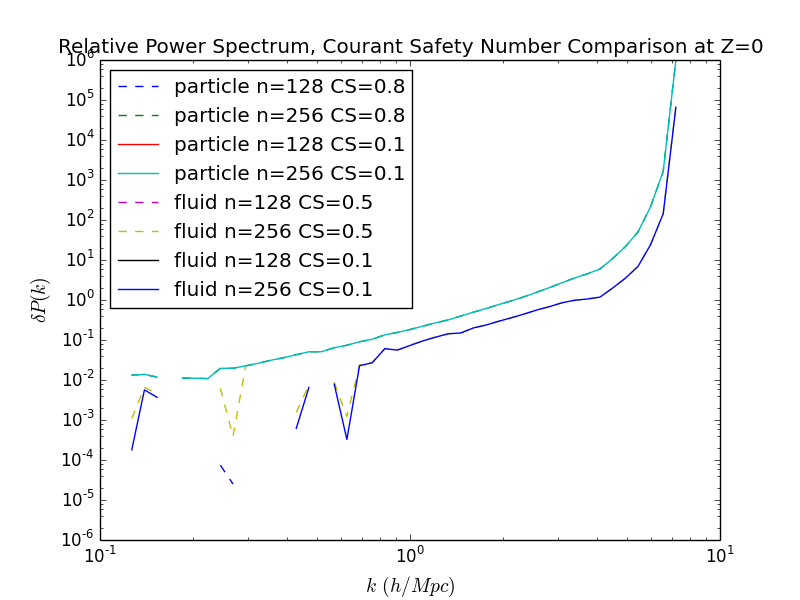

The script that saved this image:
import os
import re
import numpy as np
import matplotlib.pyplot as plt

result_dir = '../../results/'
results = os.listdir(result_dir)

cspattern = re.compile(r'_cs(\d+.\d+)')
npattern = re.compile(r'_n(\d+)')
defaultcs = {
	'fluid': '0.5',
	'particle': '0.8'
}

simtypes = ['particle','fluid']
for simtype in simtypes:
	params = [simtype,'b100','t0.005','h2', 'z50']
	filenames = [filename for filename in results if all(param in filename for param in params)]
	filenames = [filename for filename in filenames if any(param in filename for param in ['n128','n256'])]
	base_params = ['b100','t0.005','cs0.1']
	base = [filename for filename in results if all(param in filename for param in base_params)]
	filenames = filenames + [filename for filename in base if simtype in filename]
	base = [filename for filename in base if 'n256' and 'particle' in filename][0]

	kvalues_base, ps_base = np.loadtxt(result_dir+base, unpack=True)

	for filename in filenames:
		cs = cspattern.findall(filename)[0] if 'cs' in filename else defaultcs[simtype]
		n = npattern.findall(filename)[0]
		kvalues, ps = np.loadtxt(result_dir+filename, unpack=True)
		ps = (ps - ps_base)/ps_base

		style = '-' if cs is not defaultcs[simtype] else '--'
		plt.loglog(kvalues, ps, style, label=simtype+' n='+n+' CS='+cs)

plt.xlim([1e-1,1e1])
plt.xlabel('$k \, (h/Mpc)$', fontsize=14)
plt.ylabel('$\delta P(k)$', fontsize=14)
plt.title('Relative Power Spectrum, Courant Safety Number Comparison at Z=0')
plt.legend(numpoints=1, loc='best')
plt.savefig('courantsafety_combined.png')

plt.show()